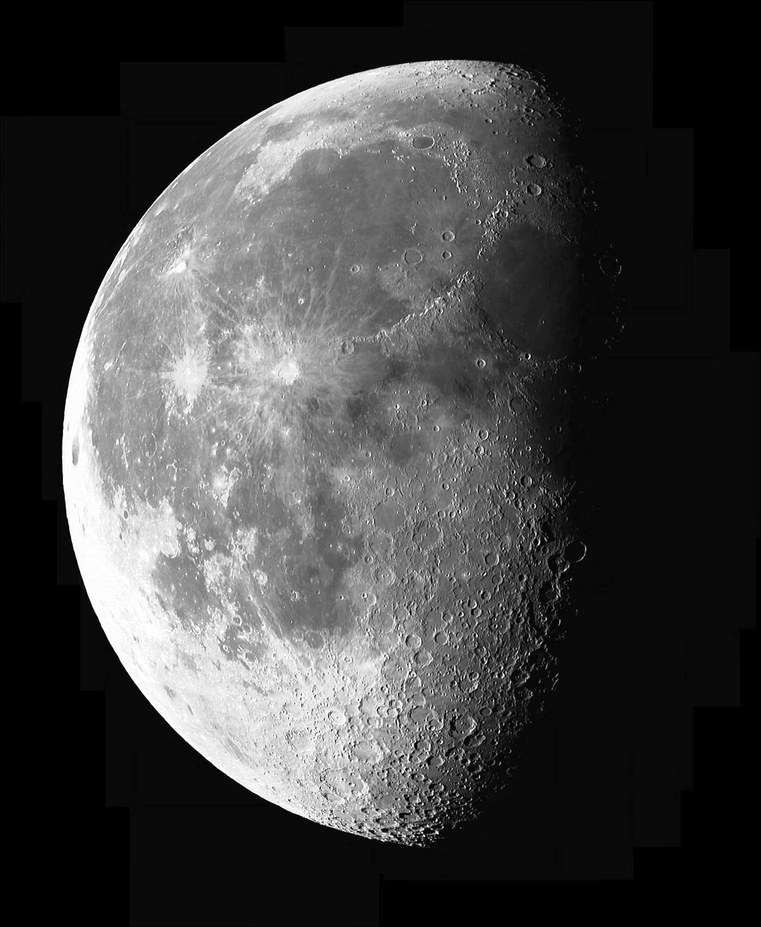
#> input picture cs663/Assignment-2/data/sharpen/moon.png, 761 x 927 px, shrunk from 1400 x 1706 before the run
$ python main.py
#> lines starting #> are read from the running program, lines starting #| are printed output that depends on the picture
### cs663/Assignment-2/Q1/utils.py
import numpy as np
import matplotlib.pyplot as plt
from PIL import Image
import os

def load_image(image_path: str, as_gray: bool = False) -> np.ndarray:
#> called with image_path = '../data/sharpen/moon.png', as_gray = True
    img = Image.open(image_path)
#> img is the input picture: PIL image 761x927 RGB; min 0, max 255, mean 65.3
    if as_gray:
        img = img.convert('L')
#> img: PIL image 761x927 L

    # Normalize to [0, 1] for floating point processing
    arr = np.asarray(img, dtype=np.float64) / 255.0
    return arr

def save_sharpening_comparison(orig: np.ndarray, sharp1: np.ndarray, sharp2: np.ndarray,
                               title1: str, title2: str, save_path: str):
    """
    Saves the original image and two sharpened versions on the exact same colorscale.
    """
    is_rgb = orig.ndim == 3
    vmin, vmax = (0.0, 1.0) if is_rgb else (orig.min(), orig.max())

    fig, axes = plt.subplots(1, 3, figsize=(15, 5))
    images = [orig, sharp1, sharp2]
    titles = ["Original Image", title1, title2]

    for ax, img, title in zip(axes, images, titles):
        if is_rgb:
            im = ax.imshow(img)
        else:
            im = ax.imshow(img, cmap=plt.get_cmap('gray', 256), vmin=vmin, vmax=vmax)

        ax.set_title(title)
        ax.axis("off")

        # Colorbars are required for grayscale images
        if not is_rgb:
            cbar = fig.colorbar(im, ax=ax, fraction=0.046, pad=0.04)
            cbar.ax.tick_params(labelsize=8)

    plt.tight_layout()
    plt.savefig(save_path, bbox_inches='tight', dpi=300)
    plt.close()

def save_difference_heatmap(diff: np.ndarray, title: str, mse: float, save_path: str):
    """
    Saves an absolute difference matrix using a high-contrast heatmap.
    """
    # If RGB difference, take the mean across channels for a 2D heatmap
    if diff.ndim == 3:
        diff = np.mean(diff, axis=-1)

    plt.figure(figsize=(6, 5))
    im = plt.imshow(diff, cmap='hot')
    plt.title(f"{title}\nMSE: {mse:.6f}")
    plt.axis("off")
    cbar = plt.colorbar(im, fraction=0.046, pad=0.04)
    cbar.ax.tick_params(labelsize=8)
    plt.tight_layout()
    plt.savefig(save_path, bbox_inches='tight', dpi=300)
    plt.close()

### cs663/Assignment-2/Q1/main.py
import numpy as np
from scipy import ndimage
import os
import utils

def get_gaussian_kernel(sigma: float) -> np.ndarray:
    size = int(2 * np.ceil(3 * sigma) + 1)
    ax = np.arange(-size // 2 + 1., size // 2 + 1.)
    xx, yy = np.meshgrid(ax, ax)
    kernel = np.exp(-(xx**2 + yy**2) / (2. * sigma**2))
    return kernel / np.sum(kernel)

def get_mean_kernel(size: int) -> np.ndarray:
    if size % 2 == 0:
        size += 1
    kernel = np.ones((size, size), dtype=np.float64)
    return kernel / np.sum(kernel)

def get_laplacian_kernel() -> np.ndarray:
    return np.array([[ 0,  1,  0],
                     [ 1, -4,  1],
                     [ 0,  1,  0]], dtype=np.float64)

def unsharp_masking(image: np.ndarray, kernel: np.ndarray, alpha: float = 1.5) -> np.ndarray:
    """
    Applies unsharp masking. Applies filter separately to R, G, B channels if image is colored.
    """
#> called with kernel = array of shape (7, 7), alpha = 1.5
    if image.ndim == 3:
        enhanced = np.zeros_like(image)
        for c in range(image.shape[2]):
            blurred = ndimage.convolve(image[:, :, c], kernel, mode='reflect')
            high_freq = image[:, :, c] - blurred
            enhanced[:, :, c] = image[:, :, c] + alpha * high_freq
    else:
        blurred = ndimage.convolve(image, kernel, mode='reflect')
        high_freq = image - blurred
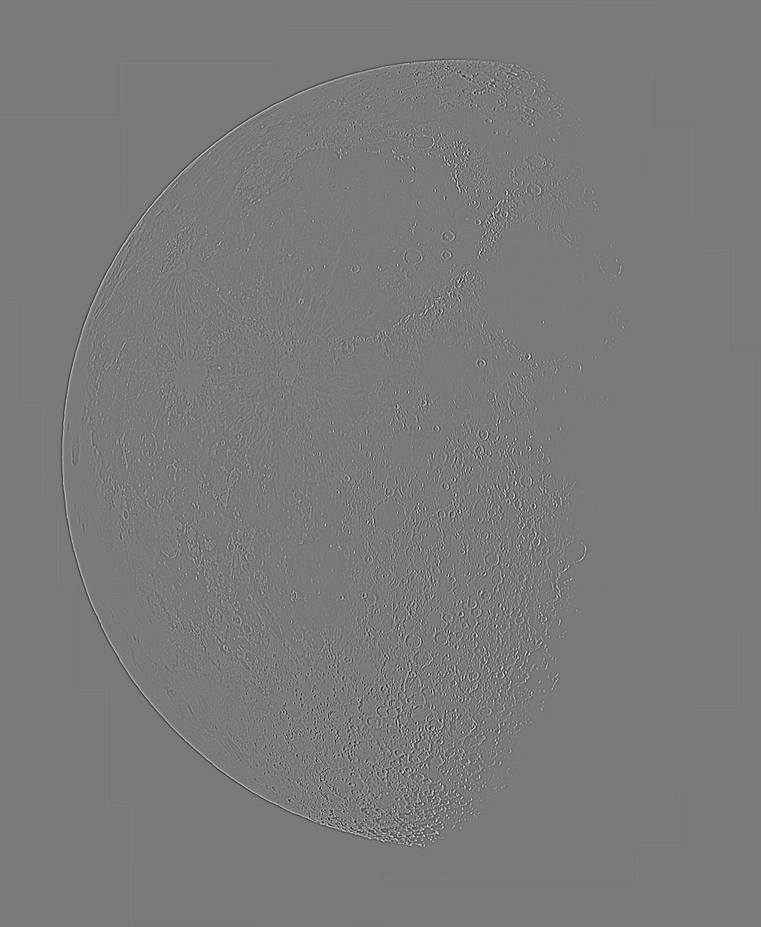
#> high_freq: shape (927, 761) float64; min -0.514, max 0.557, mean -9.23e-18; drawn with min black and max white
        enhanced = image + alpha * high_freq
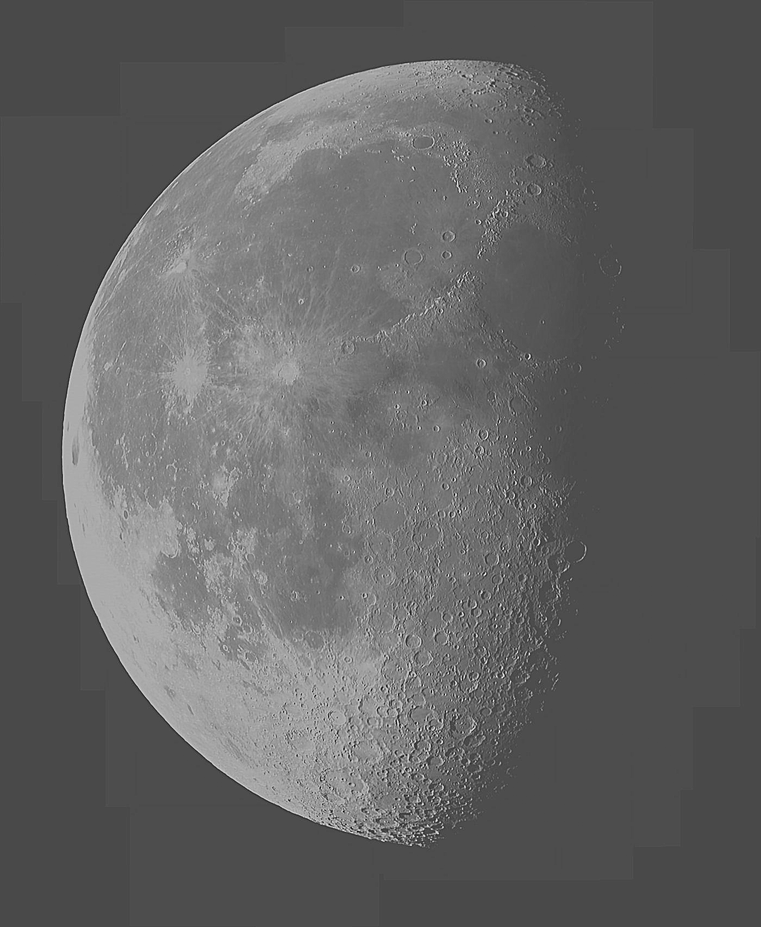
#> enhanced: shape (927, 761) float64; min -0.747, max 1.83, mean 0.256; drawn with min black and max white

    return np.clip(enhanced, image.min(), image.max())

if __name__ == "__main__":
    image_names = ["moon.png", "peacock.png", "tiger.png"]
    base_path = "../data/sharpen/"
    output_path = "output/"

    os.makedirs(output_path, exist_ok=True)

    gauss_kernel_1 = get_gaussian_kernel(sigma=1.0)
    gauss_kernel_2 = get_gaussian_kernel(sigma=2.5)
    mean_kernel = get_mean_kernel(size=7)
    laplacian_kernel = get_laplacian_kernel()

    for img_name in image_names:
        img_path = os.path.join(base_path, img_name)
        if not os.path.exists(img_path):
            print(f"File not found: {img_path}")
            continue

        print(f"Processing: {img_name}")
        # Only grayscale for the moon, allowing RGB for peacock and tiger
        force_gray = (img_name == "moon.png")
        image = utils.load_image(img_path, as_gray=force_gray)

        sharp_level_1 = unsharp_masking(image, gauss_kernel_1, alpha=1.5)
        sharp_level_2 = unsharp_masking(image, gauss_kernel_2, alpha=3.0)
#> call 2 of unsharp_masking, with kernel = array of shape (17, 17), alpha = 3
#> in unsharp_masking (call 2), `enhanced = image + alpha * high_freq`:
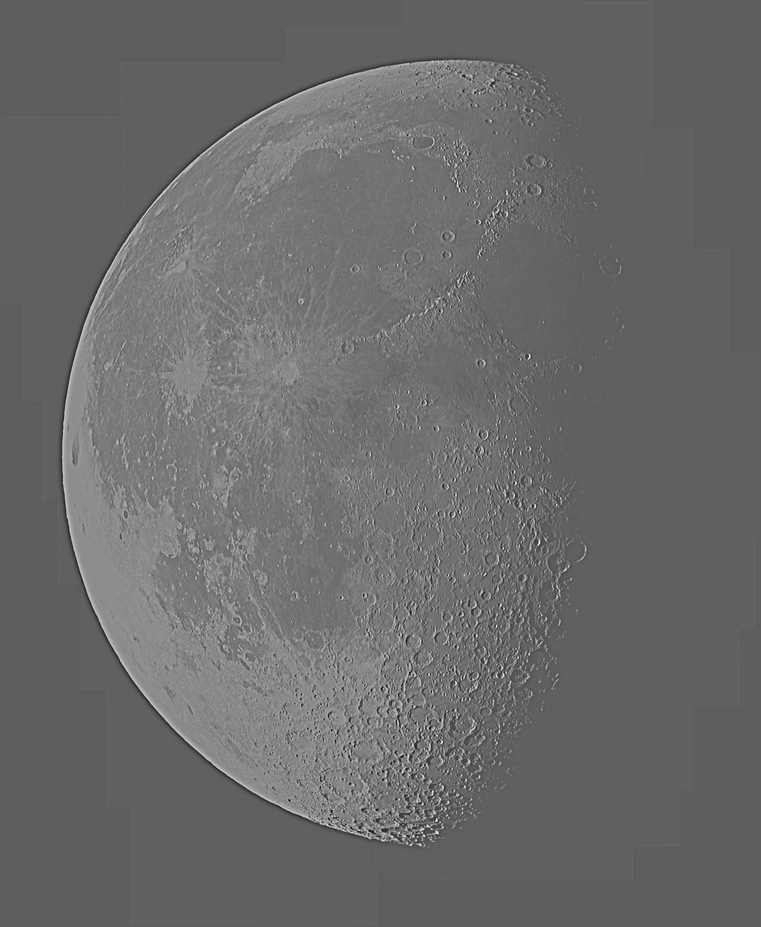
#> enhanced: shape (927, 761) float64; min -2.01, max 3.4, mean 0.256; drawn with min black and max white
#> in unsharp_masking (call 2), `return np.clip(enhanced, image.min(), image.max())`:
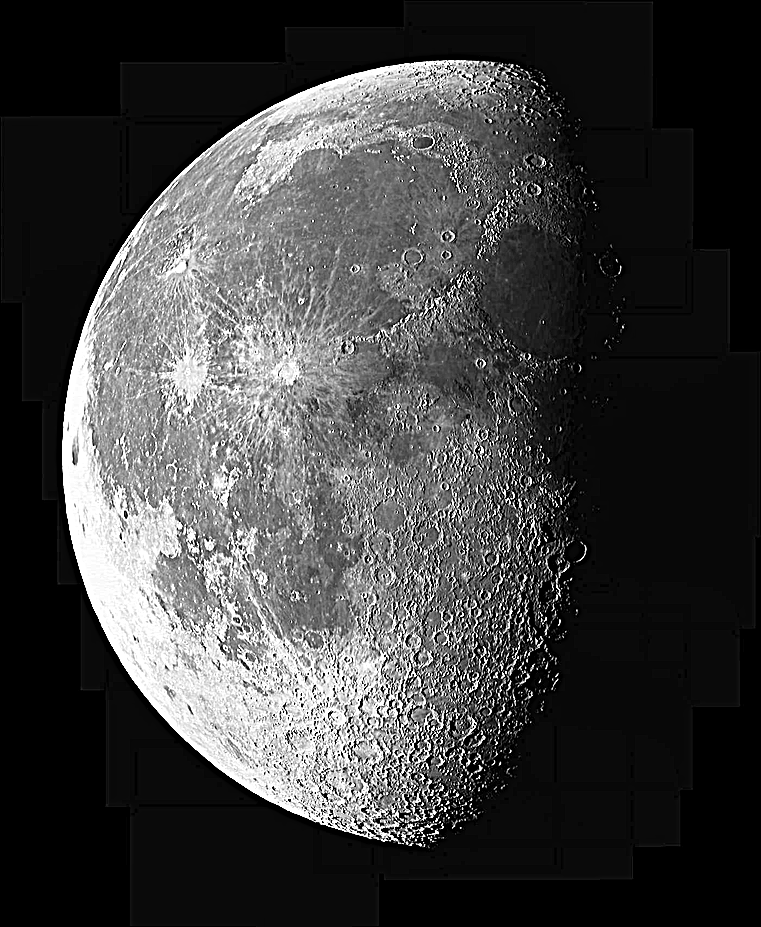
#> returned value: shape (927, 761) float64; min 0, max 1, mean 0.255

        save_file = os.path.join(output_path, f"Q1_sharp_{img_name}")
        utils.save_sharpening_comparison(
            image, sharp_level_1, sharp_level_2,
            title1="Gaussian (sigma=1.0, alpha=1.5)",
            title2="Gaussian (sigma=2.5, alpha=3.0)",
            save_path=save_file
        )
#> in save_sharpening_comparison, `vmin, vmax = (0.0, 1.0) if is_rgb else (orig.min(), orig.max())`: vmin = 0; vmax = 1
#> the loop in save_sharpening_comparison, `for ax, img, title in zip(axes, images, titles):` made 3 passes
#> title on passes 1 to 3: 'Original Image', 'Gaussian (sigma=1.0, alpha=1.5)', 'Gaussian (sigma=2.5, alpha=3.0)'
#> in save_sharpening_comparison, `plt.savefig(save_path, bbox_inches='tight', dpi=300)`:
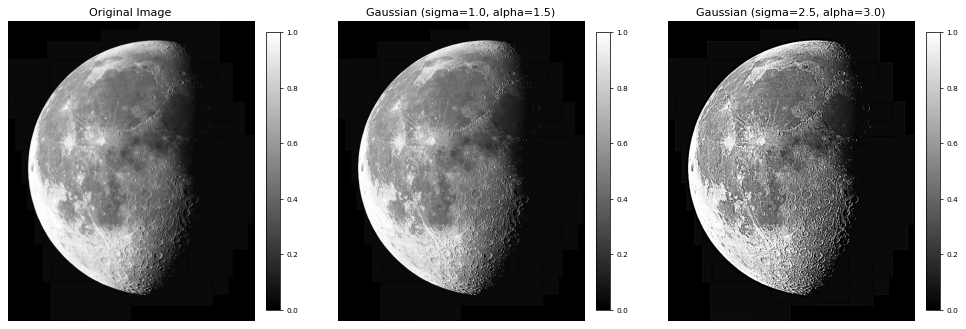
#> figure drawn by matplotlib, 6 panels

        sharp_mean = unsharp_masking(image, mean_kernel, alpha=1.5)
        diff_matrix = np.abs(sharp_level_1 - sharp_mean)
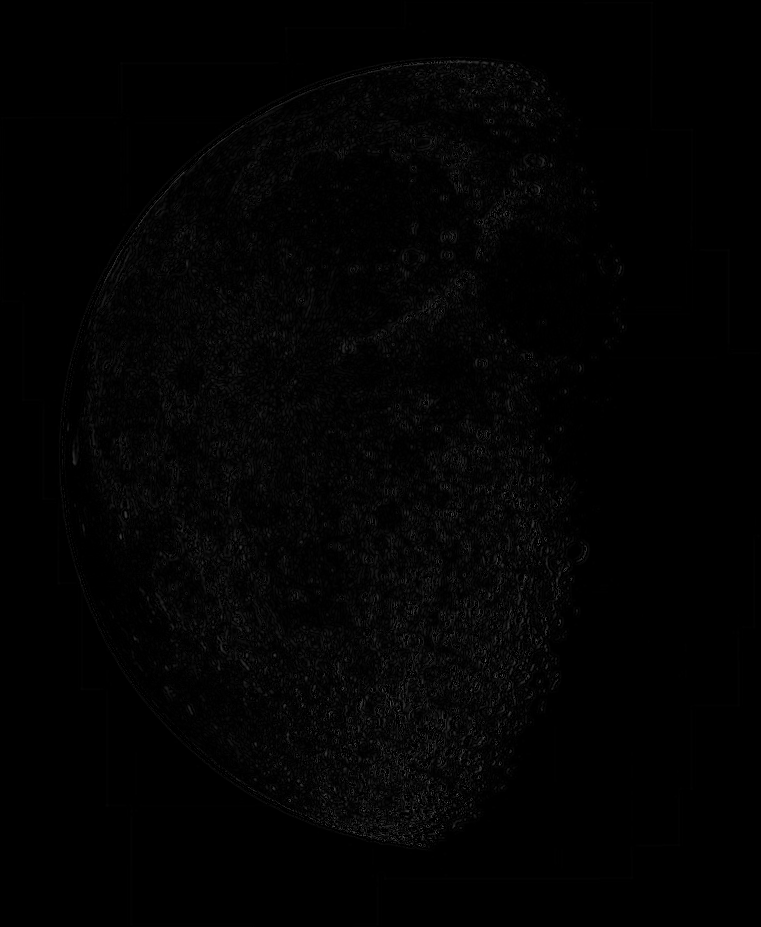
#> diff_matrix: shape (927, 761) float64; min 0, max 0.381, mean 0.0115
        mse = np.mean((sharp_level_1 - sharp_mean)**2)
#> mse = 0.000651

        diff_save_file = os.path.join(output_path, f"Q1_diff_GaussVsMean_{img_name}")
        utils.save_difference_heatmap(
            diff_matrix,
            title=f"Abs Difference\n({img_name})",
            mse=mse,
            save_path=diff_save_file
        )


        # --- Direct Laplacian Edge Detection ---
        if image.ndim == 3:
            laplacian_edges = np.zeros_like(image)
            for c in range(image.shape[2]):
                laplacian_edges[:, :, c] = ndimage.convolve(image[:, :, c], laplacian_kernel, mode='reflect')
        else:
            laplacian_edges = ndimage.convolve(image, laplacian_kernel, mode='reflect')

        utils.save_difference_heatmap(
            np.abs(laplacian_edges),
            title=f"Direct Laplacian Edges\n({img_name})",
            mse=0.0,
            save_path=os.path.join(output_path, f"Q1_LaplacianEdges_{img_name}")
        )
#> call 2 of save_difference_heatmap, with mse = 0, save_path = 'output/Q1_LaplacianEdges_moon.png'
#> in save_difference_heatmap (call 2), `plt.savefig(save_path, bbox_inches='tight', dpi=300)`:
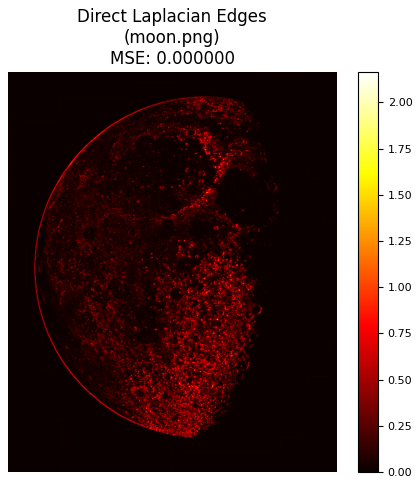
#> figure drawn by matplotlib, 2 panels
#> pass 2 of the loop `for img_name in image_names:`:
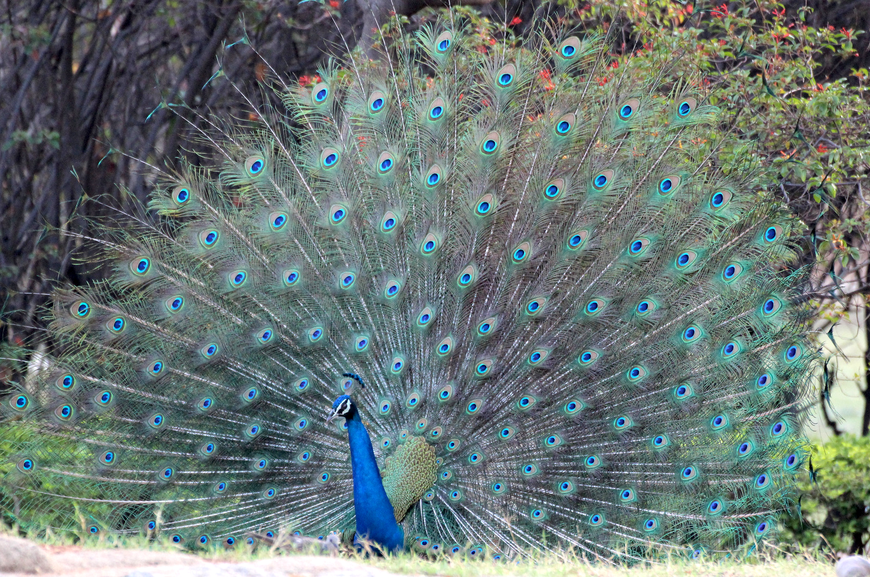
#> input picture cs663/Assignment-2/data/sharpen/peacock.png, 870 x 577 px, shrunk from 1600 x 1062 before the run
#> in load_image, img is the input picture: PIL image 870x577 RGB; mean R, G, B 106, 119.4, 117
#> arr: shape (577, 870, 3) float64
#> the loop in save_sharpening_comparison (call 2), `for ax, img, title in zip(axes, images, titles):` made 3 passes
#> `diff_matrix = np.abs(sharp_level_1 - sharp_mean)`:
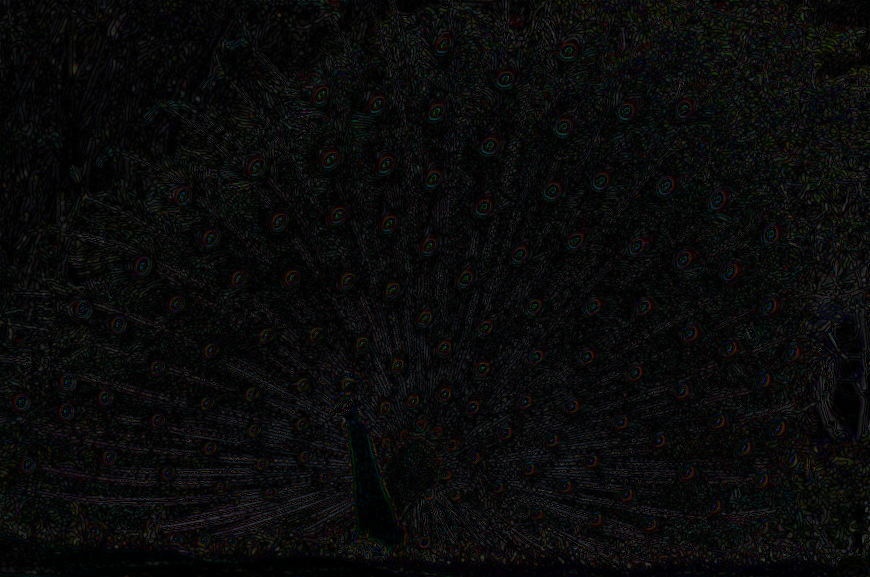
#> diff_matrix: shape (577, 870, 3) float64; mean R, G, B 0.0396, 0.0412, 0.0404
#> mse = 0.00294
#> in save_difference_heatmap (call 4), `plt.savefig(save_path, bbox_inches='tight', dpi=300)`:
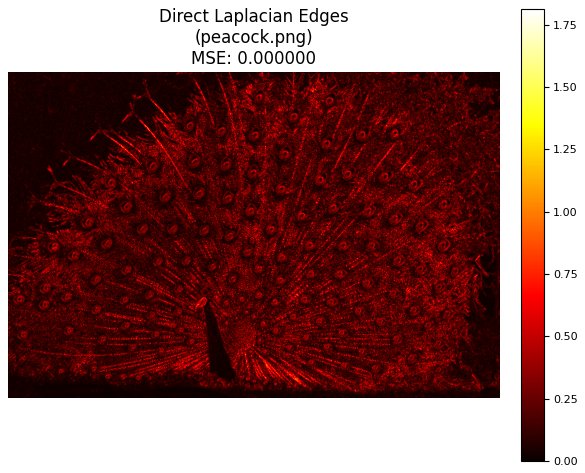
#> figure drawn by matplotlib, 2 panels
